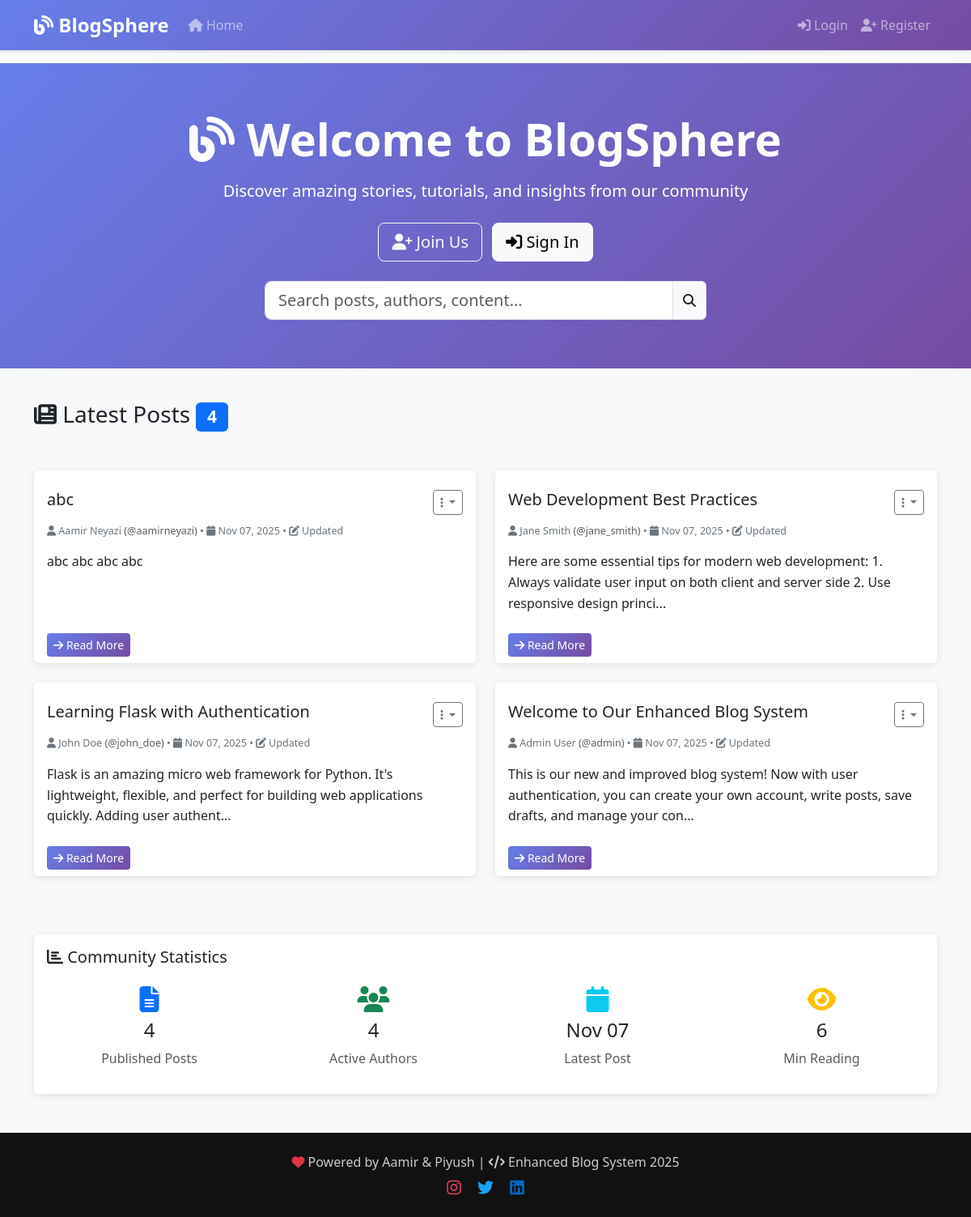
The page / on the database its author committed.
### app.py (models this page shows, shortened)
class Post(db.Model):
    id = db.Column(db.Integer, primary_key=True)
    title = db.Column(db.String(200), nullable=False)
    content = db.Column(db.Text, nullable=False)
    created_at = db.Column(db.DateTime, default=datetime.utcnow)
    updated_at = db.Column(db.DateTime, default=datetime.utcnow, onupdate=datetime.utcnow)
    user_id = db.Column(db.Integer, db.ForeignKey('user.id'), nullable=False)
    is_published = db.Column(db.Boolean, default=True)

class User(UserMixin, db.Model):
    id = db.Column(db.Integer, primary_key=True)
    username = db.Column(db.String(80), unique=True, nullable=False)
    email = db.Column(db.String(120), unique=True, nullable=False)
    password_hash = db.Column(db.String(120), nullable=False)
    first_name = db.Column(db.String(50), nullable=False)
    last_name = db.Column(db.String(50), nullable=False)
    bio = db.Column(db.Text)
    created_at = db.Column(db.DateTime, default=datetime.utcnow)
    is_active = db.Column(db.Boolean, default=True)
    posts = db.relationship('Post', backref='author', lazy=True, cascade='all, delete-orphan')
    is_admin = db.Column(db.Boolean, nullable=False, default=False)
    def get_full_name(self):
        return f"{self.first_name} {self.last_name}"

### app.py (the view)
@app.route('/')
def index():
    posts = Post.query.filter_by(is_published=True).order_by(Post.created_at.desc()).all()
    return render_template('index.html', posts=posts)

### templates/index.html (shortened to what this page needs)
{% extends "base.html" %}
{% block content %}
<section class="hero-section">
    <div class="container text-center">
        {% if current_user.is_authenticated %}
        <h1 class="display-4 fw-bold mb-3">
            <i class="fas fa-blog"></i> Welcome back, {{ current_user.first_name }}!
        </h1>
        <p class="lead mb-4">Ready to share your thoughts with the world?</p>
        <a href="{{ url_for('create_post') }}" class="btn btn-outline-light btn-lg me-2">
            <i class="fas fa-pen"></i> Write a Post
        </a>
        <a href="{{ url_for('profile') }}" class="btn btn-light btn-lg">
            <i class="fas fa-user"></i> My Profile
        </a>
        {% else %}
        <h1 class="display-4 fw-bold mb-3">
            <i class="fas fa-blog"></i> Welcome to BlogSphere
        </h1>
        <p class="lead mb-4">Discover amazing stories, tutorials, and insights from our community</p>
        <a href="{{ url_for('register') }}" class="btn btn-outline-light btn-lg me-2">
            <i class="fas fa-user-plus"></i> Join Us
        </a>
        <a href="{{ url_for('login') }}" class="btn btn-light btn-lg">
            <i class="fas fa-sign-in-alt"></i> Sign In
        </a>
        {% endif %}
    </div>
</section>
<div class="container">
    {% if posts %}
    <div class="row">
        <div class="col-12 mb-4">
            <h2 class="h3 mb-4">
                <i class="fas fa-newspaper"></i> Latest Posts
                <span class="badge bg-primary">{{ posts|length }}</span>
            </h2>
        </div>
    </div>
    <div class="row">
        {% for post in posts %}
        <div class="col-lg-6 col-md-6 mb-4">
            <div class="card h-100">
                <div class="card-header bg-transparent border-0 pt-4">
                    <div class="d-flex justify-content-between align-items-start">
                        <h5 class="card-title mb-0">
                            <a href="{{ url_for('view_post', post_id=post.id) }}"
                                class="text-decoration-none text-dark">
                                {{ post.title }}
                            </a>
                        </h5>
                        <div class="dropdown">
                            <button class="btn btn-sm btn-outline-secondary dropdown-toggle" type="button"
                                data-bs-toggle="dropdown">
                                <i class="fas fa-ellipsis-v"></i>
                            </button>
                        </div>
                    </div>
                </div>
                <div class="card-body pt-0">
                    <div class="post-meta mb-3">
                        <small>
                            <i class="fas fa-user"></i> {{ post.author.get_full_name() }}
                            <span class="text-muted">(@{{ post.author.username }})</span> •
                            <i class="fas fa-calendar"></i> {{ post.created_at.strftime('%b %d, %Y') }}
                            {% if post.updated_at != post.created_at %}
                            • <i class="fas fa-edit"></i> Updated
                            {% endif %}
                        </small>
                    </div>
                    <p class="card-text post-content">
                        {% if post.content|length > 150 %}
                        {{ post.content[:150] }}...
                        {% else %}
                        {{ post.content }}
                        {% endif %}
                    </p>
                </div>
                <div class="card-footer bg-transparent border-0">
                    <a href="{{ url_for('view_post', post_id=post.id) }}" class="btn btn-primary btn-sm">
                        <i class="fas fa-arrow-right"></i> Read More
                    </a>
                </div>
            </div>
        </div>
        {% if loop.index % 2 == 0 %}
    </div>
    <div class="row">
        {% endif %}
        {% endfor %}
    </div>
    {% endif %}
    {% if posts %}
    <div class="row mt-5">
        <div class="col-12">
            <div class="card">
                <div class="card-body">
                    <h5 class="card-title">
                        <i class="fas fa-chart-bar"></i> Community Statistics
                    </h5>
                    <div class="row text-center">
                        <div class="col-md-3">
                            <div class="p-3">
                                <i class="fas fa-file-alt fa-2x text-primary mb-2"></i>
                                <h4>{{ posts|length }}</h4>
                                <p class="text-muted mb-0">Published Posts</p>
                            </div>
                        </div>
                        <div class="col-md-3">
                            <div class="p-3">
                                <i class="fas fa-users fa-2x text-success mb-2"></i>
                                <h4>{{ posts|map(attribute='author')|map(attribute='username')|unique|list|length }}
                                </h4>
                                <p class="text-muted mb-0">Active Authors</p>
                            </div>
                        </div>
                        <div class="col-md-3">
                            <div class="p-3">
                                <i class="fas fa-calendar fa-2x text-info mb-2"></i>
                                <h4>{{ posts[0].created_at.strftime('%b %d') if posts else 'N/A' }}</h4>
                                <p class="text-muted mb-0">Latest Post</p>
                            </div>
                        </div>
                        <div class="col-md-3">
                            <div class="p-3">
                                <i class="fas fa-eye fa-2x text-warning mb-2"></i>
                                <h4>
                                    {{ (posts|map(attribute='content')|map('length')|sum / 200)|round|int if posts else
                                    0 }}
                                </h4>
                                <p class="text-muted mb-0">Min Reading</p>
                            </div>
                        </div>
                    </div>
                </div>
            </div>
        </div>
    </div>
    {% endif %}
</div>
{% endblock %}

### templates/base.html (shortened to what this page needs)
<!DOCTYPE html>
<html lang="en">
<head>
    <link href="https://cdnjs.cloudflare.com/ajax/libs/bootstrap/5.3.0/css/bootstrap.min.css" rel="stylesheet">
    <link href="https://cdnjs.cloudflare.com/ajax/libs/font-awesome/6.4.0/css/all.min.css" rel="stylesheet">
</head>
<body>
    <nav class="navbar navbar-expand-lg navbar-dark">
        <div class="container">
            <a class="navbar-brand" href="{{ url_for('index') }}">
                <i class="fas fa-blog"></i> BlogSphere
            </a>
            <div class="collapse navbar-collapse" id="navbarNav">
                <ul class="navbar-nav me-auto">
                    <li class="nav-item">
                        <a class="nav-link" href="{{ url_for('index') }}">
                            <i class="fas fa-home"></i> Home
                        </a>
                    </li>
                </ul>
                <ul class="navbar-nav">
                    {% if current_user.is_authenticated %}
                    <li class="nav-item dropdown">
                        <a class="nav-link dropdown-toggle d-flex align-items-center" href="#" id="navbarDropdown"
                            role="button" data-bs-toggle="dropdown">
                            <div class="bg-light rounded-circle d-flex align-items-center justify-content-center me-2"
                                style="width: 32px; height: 32px; color: #666;">
                                {{ current_user.first_name[0].upper() }}
                            </div>
                            {{ current_user.first_name }}
                        </a>
                        <ul class="dropdown-menu dropdown-menu-end">
                            <li>
                                <h6 class="dropdown-header">
                                    <i class="fas fa-user"></i> {{ current_user.get_full_name() }}
                                    <br><small class="text-muted">@{{ current_user.username }}</small>
                                </h6>
                            </li>
                            <li>
                                <hr class="dropdown-divider">
                            </li>
                            <li>
                                <a class="dropdown-item" href="{{ url_for('profile') }}">
                                    <i class="fas fa-user-circle"></i> My Profile
                                </a>
                            </li>
                            <li>
                                <a class="dropdown-item" href="{{ url_for('create_post') }}">
                                    <i class="fas fa-pen"></i> Write Post
                                </a>
                            </li>
                            <li>
                                <hr class="dropdown-divider">
                            </li>
                            <li>
                                <a class="dropdown-item" href="{{ url_for('logout') }}">
                                    <i class="fas fa-sign-out-alt"></i> Logout
                                </a>
                            </li>
                        </ul>
                    </li>
                    {% else %}
                    <li class="nav-item">
                        <a class="nav-link" href="{{ url_for('login') }}">
                            <i class="fas fa-sign-in-alt"></i> Login
                        </a>
                    </li>
                    <li class="nav-item">
                        <a class="nav-link" href="{{ url_for('register') }}">
                            <i class="fas fa-user-plus"></i> Register
                        </a>
                    </li>
                    {% endif %}
                </ul>
            </div>
        </div>
    </nav>
    <main class="fade-in">
        {% block content %}{% endblock %}
    </main>
    <footer class="footer mt-5 py-4" style="background-color: #111; color: #ccc; text-align: center;">
    <div class="container text-center">
        <p class="mb-0">
            <i class="fas fa-heart text-danger"></i>
            Powered by Aamir & Piyush |
            <i class="fas fa-code"></i>
            Enhanced Blog System 2025
        </p>
    </div>
    <div class="mt-2">
        <a href="https://www.instagram.com/aamir_._10/" target="_blank" class="mx-2" style="color: #E4405F; text-decoration: none;">
            <i class="fab fa-instagram fa-lg"></i>
        </a>
        <a href="https://x.com/AamirNeyazi" target="_blank" class="mx-2" style="color: #1DA1F2; text-decoration: none;">
            <i class="fab fa-twitter fa-lg"></i>
        </a>
        <a href="https://www.linkedin.com/in/aamirneyazi/" target="_blank" class="mx-2" style="color: #0A66C2; text-decoration: none;">
            <i class="fab fa-linkedin fa-lg"></i>
        </a>
    </div>
</footer>
</body>
</html>

### templates/base.html (style rules this page uses)
body { background-color: #f8f9fa; font-family: 'Segoe UI', Tahoma, Geneva, Verdana, sans-serif; }
.navbar { background: linear-gradient(135deg, #667eea 0%, #764ba2 100%); box-shadow: 0 2px 4px rgba(0, 0, 0, 0.1); }
.navbar-brand { font-weight: bold; font-size: 1.5rem; }
.card { border: none; box-shadow: 0 2px 10px rgba(0, 0, 0, 0.1); transition: transform 0.2s ease-in-out; }
.btn-primary { background: linear-gradient(135deg, #667eea 0%, #764ba2 100%); border: none; }
.post-meta { color: #6c757d; font-size: 0.9rem; }
.post-content { line-height: 1.6; }
.footer { background-color: #343a40; color: white; margin-top: 50px; }
.fade-in { animation: fadeIn 0.5s ease-in; }
.hero-section { background: linear-gradient(135deg, #667eea 0%, #764ba2 100%); color: white; padding: 60px 0; margin-bottom: 40px; }

### rows shown on the page
Post: title "abc", author.get_full_name "Aamir Neyazi", author.username "aamirneyazi", created_at "Nov 07, 2025", shows "Updated", content "abc abc abc abc", created_at "Nov 07"
Post: title "Web Development Best Practices", author.get_full_name "Jane Smith", author.username "jane_smith", created_at "Nov 07, 2025", shows "Updated", content "Here are some essential tips for modern web development: 1. Always validate user input on both client and server side 2. Use responsive design princi"
Post: title "Learning Flask with Authentication", author.get_full_name "John Doe", author.username "john_doe", created_at "Nov 07, 2025", shows "Updated", content "Flask is an amazing micro web framework for Python. It's lightweight, flexible, and perfect for building web applications quickly. Adding user authent"
Post: title "Welcome to Our Enhanced Blog System", author.get_full_name "Admin User", author.username "admin", created_at "Nov 07, 2025", shows "Updated", content "This is our new and improved blog system! Now with user authentication, you can create your own account, write posts, save drafts, and manage your con"

### other values the page prints
{{ posts|length }} "4"
